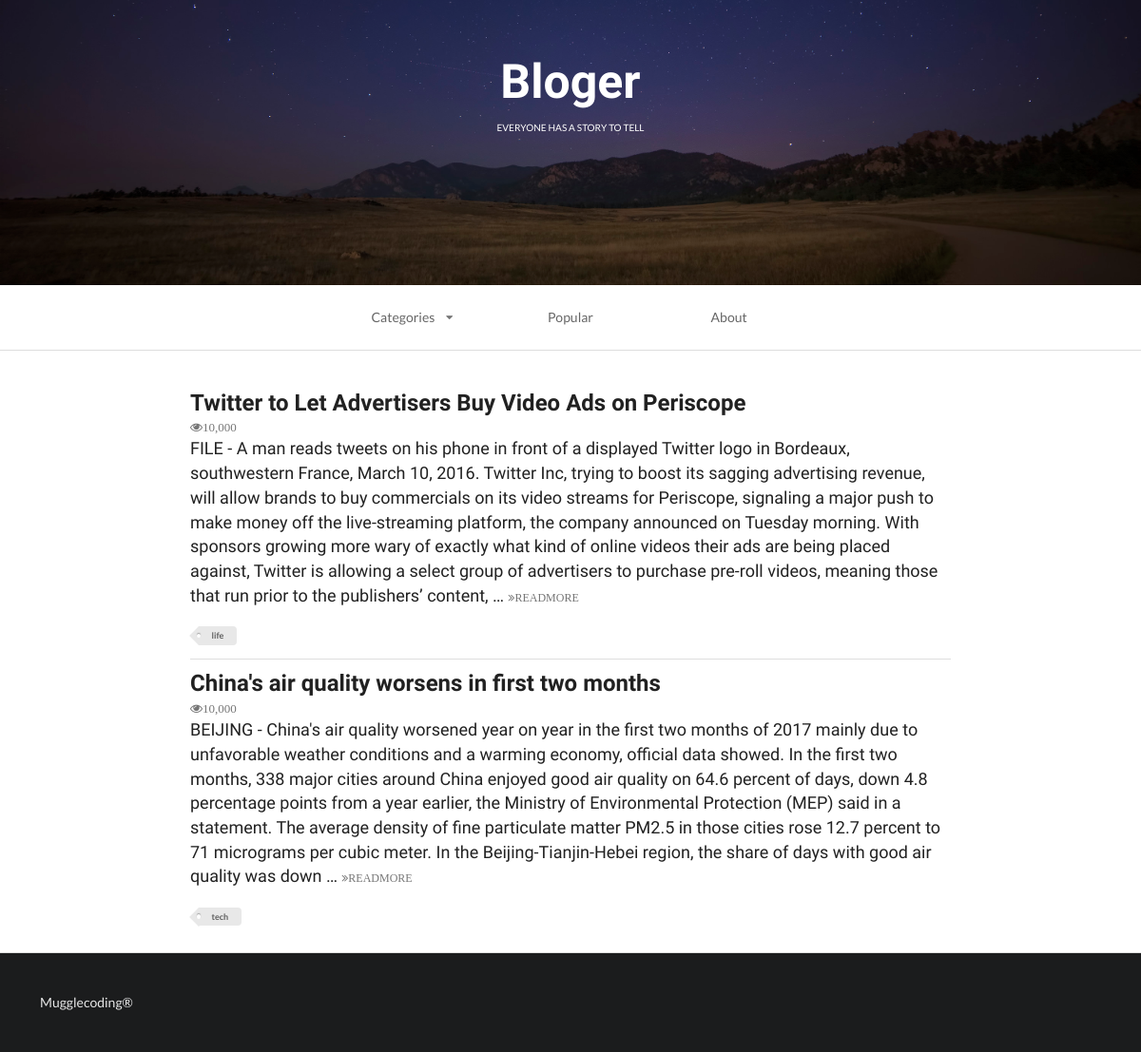
/index, run on the app's committed database.
### fristapp/models.py (models this page shows, shortened)
class Aritcle(models.Model):
    headline = models.CharField(blank=True, null=True, max_length=500)
    content = models.TextField(blank=True, null=True)
    TAG_CHOICES = (
        ('tech', 'Tech'),
        ('life', 'Life'),
    )
    tag = models.CharField(blank=True, null=True,
                           max_length=5, choices=TAG_CHOICES)

### fristapp/views.py (the view)
# urls.py: url(r'^index', index, name='index')
def index(request):
    queruset = request.GET.get('tag')
    if queruset:
        article_list = Aritcle.objects.filter(tag=queruset)
    else:
        article_list = Aritcle.objects.all()
    print(queruset)
    Context = {}
    Context['article_list'] = article_list
    index_page = render(request, 'firstweb.html', Context)
    return index_page

### fristapp/templates/firstweb.html (shortened to what this page needs)
<!DOCTYPE html>
{% load staticfiles %}
<html>
    <head>
        <link rel="stylesheet" href="{% static 'css/semantic.css'%}" media="screen" title="no title" charset="utf-8">
    </head>
    <body>
        <div class="ui inverted vertical segment masthead">
            <h1 class="ui center aligned header blogslogon" style="font-size:50px;font-family: 'Raleway', sans-serif!important;">
                Bloger
                <p class="ui sub header">
                    everyone has a story to tell
                </p>
            </h1>
        </div>
        <div class="ui container nav">
            <div class="ui borderless text three item menu ">
                <div class="ui simple dropdown  item">
                    Categories
                    <i class="dropdown icon"></i>
                </div>
                <a class="item">
                    Popular
                </a>
                <a class="item">
                    About
                </a>
            </div>
        </div>
        <div class="ui divider"></div>
        <div class="ui  vertical segment">
            {% for article  in article_list %}
               <div class="ui container vertical segment">
                <a href="#">
                    <h2 class="ui header">
                        {{article.headline}}
                    </h2>
                </a>
                <i class="icon grey small unhide">10,000</i>
                <p>
                    {{article.content|truncatewords:100}}
                    <a href="#">
                        <i class="angle tiny double grey right icon">READMORE</i>
                    </a>
                </p>
                <div class="ui mini tag label">
                    {{article.tag}}
                </div>
            </div>
            {% endfor %}
        </div>
        <div class="ui inverted  vertical very padded  segment">
            Mugglecoding®
        </div>
    </body>
</html>

### data on the page
Aritcle: headline "Twitter to Let Advertisers Buy Video Ads on Periscope", content "FILE - A man reads tweets on his phone in front of a displayed Twitter logo in Bordeaux, southwestern France, March 10, 2016. Twitter Inc, trying to boost its sagging advertising revenue, will allow brands to buy commercials on its video streams for Periscope, signaling a major push to make money off the live-streaming platform, the company announced on Tuesday morning. With sponsors growing more wary of exactly what kind of online videos their ads are being placed against, Twitter is allowing a select group of advertisers to purchase pre-roll videos, meaning those that run prior to the publishers’ content, …", tag "life"
Aritcle: headline "China's air quality worsens in first two months", content "BEIJING - China's air quality worsened year on year in the first two months of 2017 mainly due to unfavorable weather conditions and a warming economy, official data showed. In the first two months, 338 major cities around China enjoyed good air quality on 64.6 percent of days, down 4.8 percentage points from a year earlier, the Ministry of Environmental Protection (MEP) said in a statement. The average density of fine particulate matter PM2.5 in those cities rose 12.7 percent to 71 micrograms per cubic meter. In the Beijing-Tianjin-Hebei region, the share of days with good air quality was down …", tag "tech"
